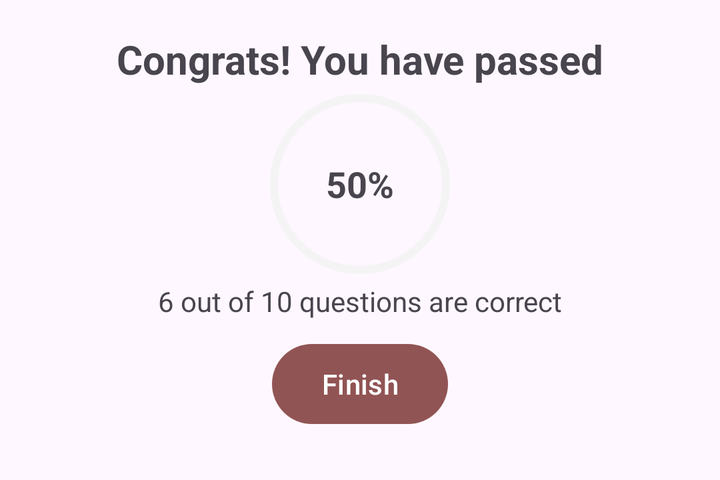
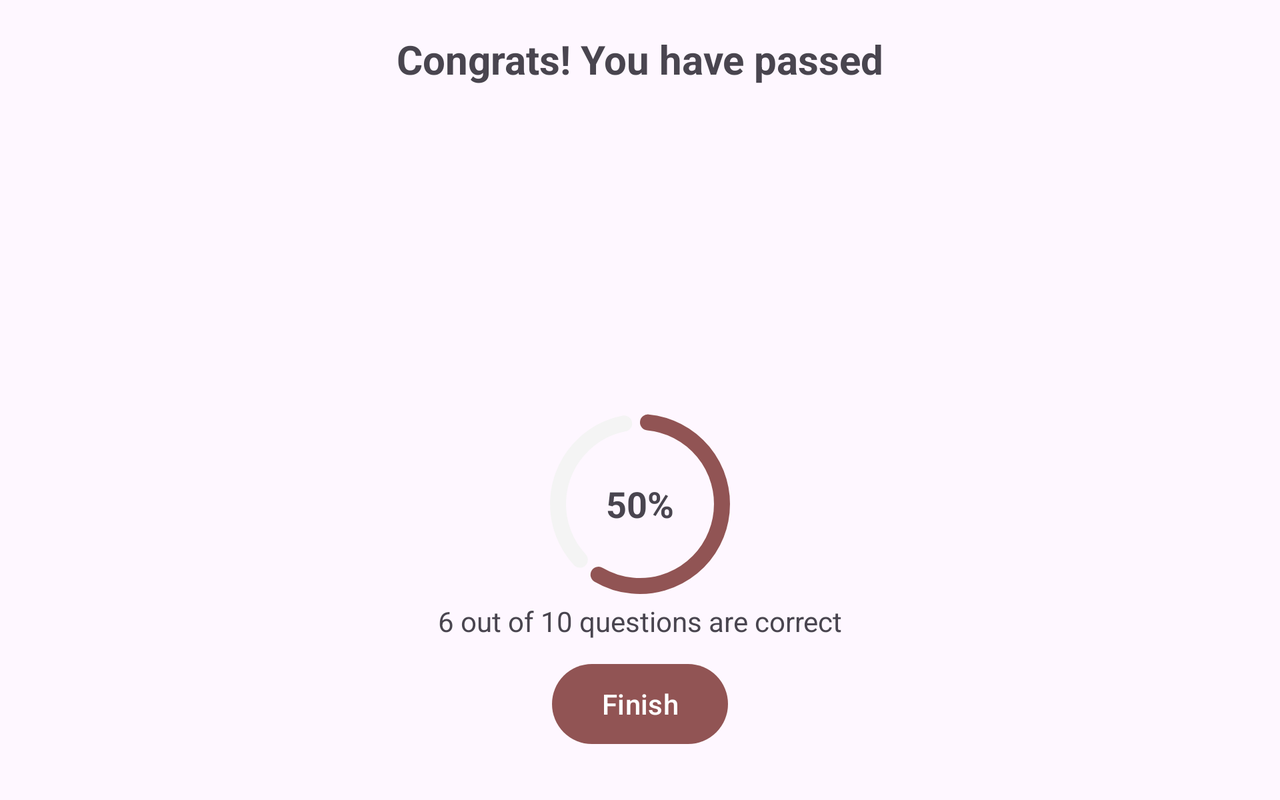

Two renders of one Android screen. The first uses the default layout on a phone; the second uses the alternative layout the repository ships for a different screen configuration, on a matching device. The two XML files are below.
<!-- AndroidManifest.xml: application theme Theme.Kviz -->
<!-- res/layout/score_dialog.xml -->
<?xml version="1.0" encoding="utf-8"?>
<LinearLayout xmlns:android="http://schemas.android.com/apk/res/android"
    xmlns:app="http://schemas.android.com/apk/res-auto"
    xmlns:tools="http://schemas.android.com/tools"
    android:orientation="vertical"
    android:layout_width="match_parent"
    android:layout_height="wrap_content"
    android:gravity="center"
    android:padding="16dp">

<TextView
    android:layout_width="match_parent"
    android:layout_height="wrap_content"
    tools:text="Congrats! You have passed"
    android:gravity="center"
    android:textSize="20sp"
    android:textStyle="bold"
    android:id="@+id/score_title"/>

    <RelativeLayout
        android:layout_width="wrap_content"
        android:layout_height="wrap_content">

        <com.google.android.material.progressindicator.CircularProgressIndicator
            android:layout_width="wrap_content"
            android:layout_height="wrap_content"
            android:id="@+id/score_progress_indicator"
            android:layout_centerVertical="true"
            app:trackColor="@color/gray"
            tools:progress="60"
            app:trackCornerRadius="20dp"
            app:trackTickness="8dp"
            app:indicatorSize="90dp"
            />

        <TextView

            android:layout_width="wrap_content"
            android:layout_height="wrap_content"
            tools:text="50%"
            android:textSize="18sp"
            android:layout_centerInParent="true"
            android:textStyle="bold"
            android:id="@+id/score_progress_text"/>
    </RelativeLayout>
<TextView
    android:layout_width="match_parent"
    android:layout_height="wrap_content"
    tools:text="6 out of 10 questions are correct"
    android:gravity="center"
    android:id="@+id/score_subtitle"/>
    <Button
        android:layout_width="wrap_content"
        android:layout_height="wrap_content"
        android:text="Finish"
        android:layout_margin="8dp"
        android:id="@+id/finish_btn"/>

</LinearLayout>
<!-- resources referenced by this layout -->
<resources>
  <color name="gray">#F4f4f4</color>
  <style name="Theme.Kviz" parent="Base.Theme.Kviz" />
  <style name="Base.Theme.Kviz" parent="Theme.Material3.DayNight.NoActionBar">
          
          <item name="colorPrimary">@color/red</item>
      </style>
  <color name="red">#915454</color>
</resources>
<!-- res/layout-land/score_dialog.xml (the repository's variant of the layout above) -->
<!-- drawn on the phone turned sideways -->
<?xml version="1.0" encoding="utf-8"?>
<ScrollView xmlns:android="http://schemas.android.com/apk/res/android"
    xmlns:app="http://schemas.android.com/apk/res-auto"
    xmlns:tools="http://schemas.android.com/tools"
    android:layout_width="match_parent"
    android:layout_height="match_parent">

    <LinearLayout
        android:orientation="vertical"
        android:layout_width="match_parent"
        android:layout_height="wrap_content"
        android:gravity="center"
        android:padding="16dp">

        <TextView
            android:layout_width="match_parent"
            android:layout_height="wrap_content"
            tools:text="Congrats! You have passed"
            android:gravity="center"
            android:textSize="20sp"
            android:textStyle="bold"
            android:id="@+id/score_title"/>

        <ImageView
            android:id="@+id/score_image"
            android:layout_width="match_parent"
            android:layout_height="160dp"
            android:src="@drawable/trophy"/>

        <RelativeLayout
            android:layout_width="wrap_content"
            android:layout_height="wrap_content">

            <com.google.android.material.progressindicator.CircularProgressIndicator
                android:layout_width="wrap_content"
                android:layout_height="wrap_content"
                android:id="@+id/score_progress_indicator"
                android:layout_centerVertical="true"
                app:trackColor="@color/gray"
                tools:progress="60"
                app:trackCornerRadius="20dp"
                app:trackThickness="8dp"
                app:indicatorSize="90dp"/>

            <TextView
                android:layout_width="wrap_content"
                android:layout_height="wrap_content"
                tools:text="50%"
                android:textSize="18sp"
                android:layout_centerInParent="true"
                android:textStyle="bold"
                android:id="@+id/score_progress_text"/>
        </RelativeLayout>

        <TextView
            android:layout_width="match_parent"
            android:layout_height="wrap_content"
            tools:text="6 out of 10 questions are correct"
            android:gravity="center"
            android:id="@+id/score_subtitle"/>

        <Button
            android:layout_width="wrap_content"
            android:layout_height="wrap_content"
            android:text="Finish"
            android:layout_margin="8dp"
            android:id="@+id/finish_btn"/>

    </LinearLayout>
</ScrollView>
